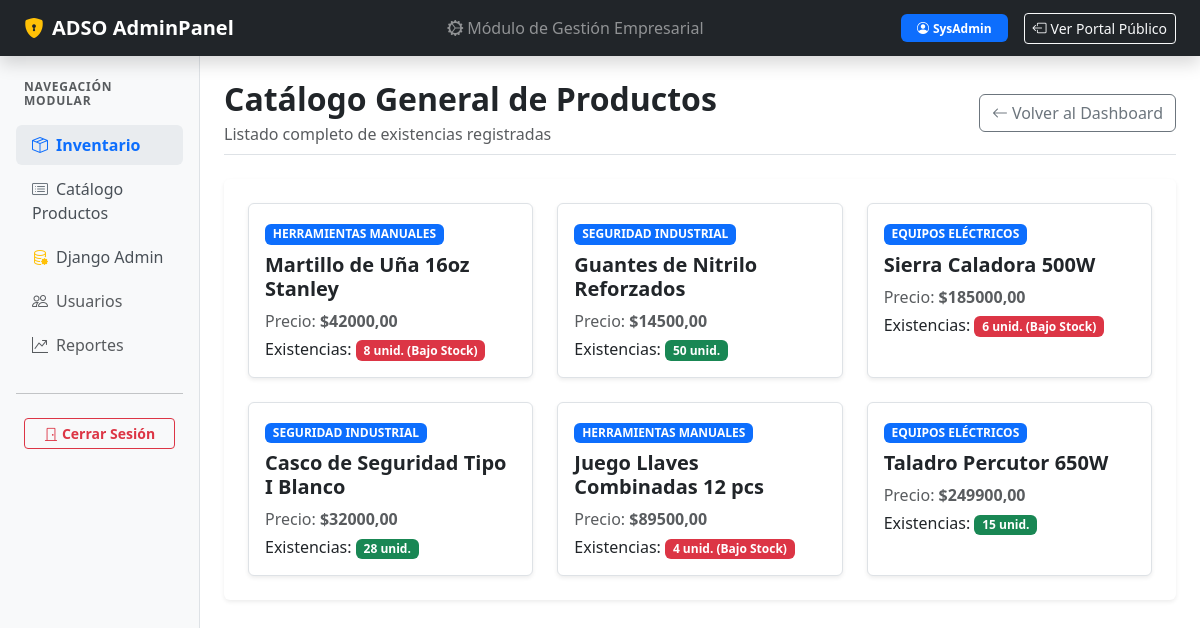
Page /inventario/productos/ on the earlier database version.
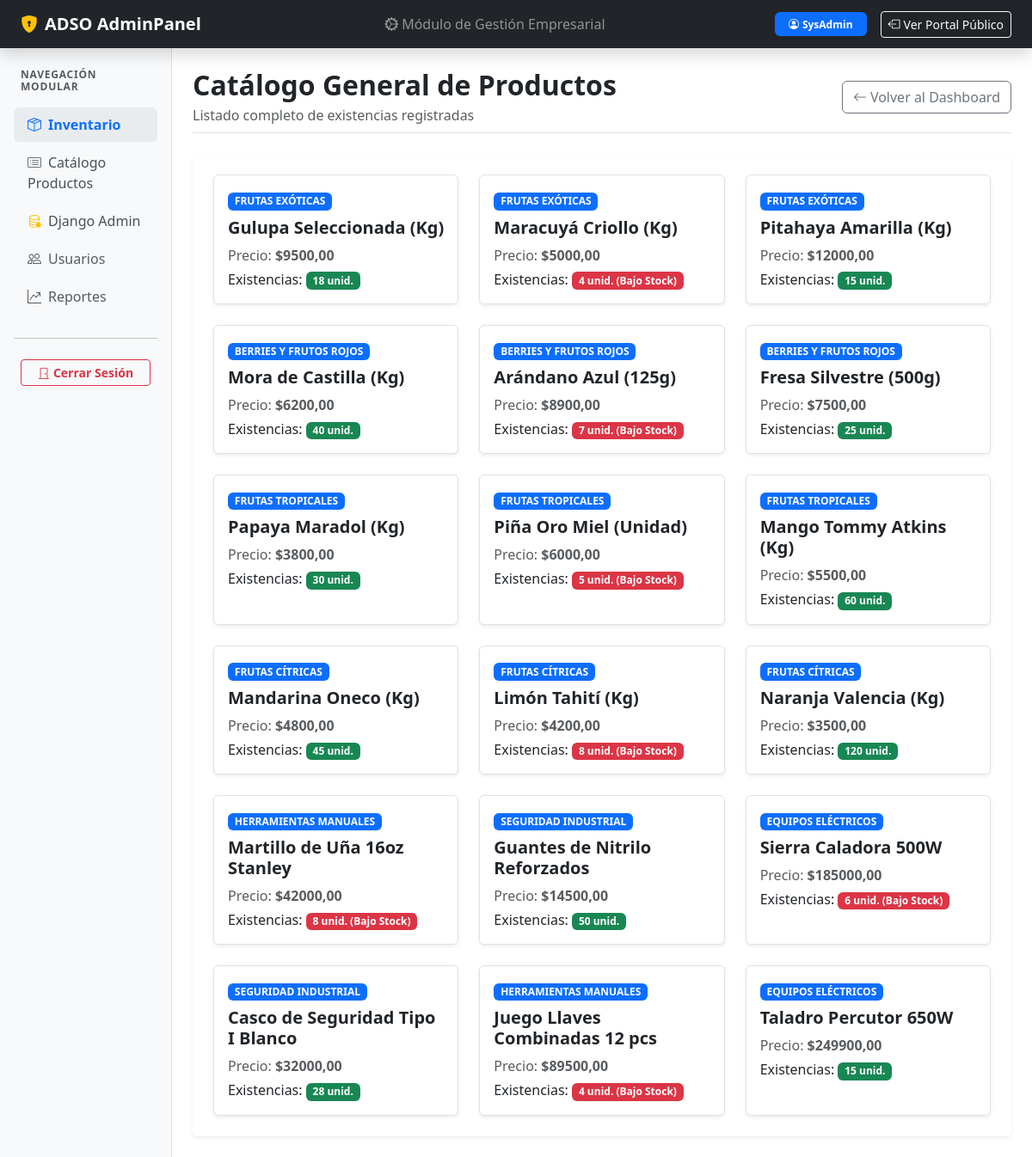
Same page on the later database version.
### inventario/models.py (models this page shows, shortened)
class Producto(models.Model):
    nombre = models.CharField(max_length=150, verbose_name="Nombre del Producto")
    precio = models.DecimalField(max_digits=10, decimal_places=2, verbose_name="Precio Unitario")
    stock = models.IntegerField(default=0, verbose_name="Stock Disponible")
    categoria = models.ForeignKey(
        Categoria,
        on_delete=models.CASCADE,
        related_name='productos',
        verbose_name="Categoría"
    )
    fecha_registro = models.DateTimeField(auto_now_add=True, verbose_name="Fecha de Registro")
    class Meta:
        verbose_name = "Producto"
        verbose_name_plural = "Productos"
        ordering = ['-fecha_registro']

class Categoria(models.Model):
    nombre = models.CharField(max_length=100, unique=True, verbose_name="Nombre de Categoría")
    descripcion = models.TextField(blank=True, null=True, verbose_name="Descripción")
    class Meta:
        verbose_name = "Categoría"
        verbose_name_plural = "Categorías"
        ordering = ['nombre']

### inventario/views.py (the view)
# urls.py: path('productos/', views.lista_productos, name='lista_productos'),
def lista_productos(request):
    try:
        productos = Producto.objects.select_related('categoria').all()
    except Exception:
        productos = []
    contexto = {
        'titulo': 'Catálogo General de Productos',
        'subtitulo': 'Listado completo de existencias registradas',
        'productos': productos,
    }
    return render(request, 'inventario/productos/lista.html', contexto)

### inventario/templates/inventario/productos/lista.html (shortened to what this page needs)
{% extends 'base_admin.html' %}
{% block content %}
<div class="d-flex justify-content-between align-items-center mb-4 pb-2 border-bottom">
    <div>
        <h1 class="h2 fw-bold text-dark mb-1">{{ titulo }}</h1>
        <p class="text-muted mb-0">{{ subtitulo }}</p>
    </div>
    <a href="/inventario/" class="btn btn-outline-secondary">
        <i class="bi bi-arrow-left me-1"></i>Volver al Dashboard
    </a>
</div>
<div class="card shadow-sm border-0">
    <div class="card-body p-4">
        {% if productos %}
        <div class="row row-cols-1 row-cols-md-3 g-4">
            {% for p in productos %}
            <div class="col">
                <div class="card h-100 border shadow-sm">
                    <div class="card-body">
                        <span class="badge bg-primary mb-2">{{ p.categoria.nombre|upper }}</span>
                        <h5 class="card-title fw-bold text-dark">{{ p.nombre|capfirst }}</h5>
                        <p class="card-text text-muted mb-1">Precio: <strong>${{ p.precio|floatformat:2 }}</strong></p>
                        <p class="card-text">
                            Existencias:
                            {% if p.stock < 10 %}
                                <span class="badge bg-danger">{{ p.stock }} unid. (Bajo Stock)</span>
                            {% else %}
                                <span class="badge bg-success">{{ p.stock }} unid.</span>
                            {% endif %}
                        </p>
                    </div>
                </div>
            </div>
            {% endfor %}
        </div>
        {% else %}
        <div class="text-center py-5 text-muted">
            <i class="bi bi-box2 display-4 d-block mb-3 text-secondary"></i>
            <h5>Sin productos registrados</h5>
            <p>Utilice el panel administrativo para registrar nuevos productos con categorías.</p>
        </div>
        {% endif %}
    </div>
</div>
{% endblock content %}

### templates/base_admin.html (shortened to what this page needs)
<!DOCTYPE html>
<html lang="es">
<head>
    <link href="https://cdn.jsdelivr.net/npm/bootstrap@5.3.2/dist/css/bootstrap.min.css" rel="stylesheet">
    <link href="https://cdn.jsdelivr.net/npm/bootstrap-icons@1.11.3/font/bootstrap-icons.min.css" rel="stylesheet">
</head>
<body>
    <nav class="navbar navbar-expand-lg navbar-dark bg-dark sticky-top shadow">
        <div class="container-fluid px-4">
            <a class="navbar-brand fw-bold" href="/inventario/">
                <i class="bi bi-shield-lock-fill text-warning me-2"></i>ADSO AdminPanel
            </a>
            <span class="navbar-text text-white-50 d-none d-md-inline">
                <i class="bi bi-gear-wide-connected me-1"></i>Módulo de Gestión Empresarial
            </span>
            <div class="d-flex align-items-center">
                <span class="badge bg-primary me-3 px-3 py-2">
                    <i class="bi bi-person-circle me-1"></i>SysAdmin
                </span>
                <a href="/" class="btn btn-outline-light btn-sm">
                    <i class="bi bi-box-arrow-left me-1"></i>Ver Portal Público
                </a>
            </div>
        </div>
    </nav>
    <div class="container-fluid">
        <div class="row">
            <nav class="col-md-3 col-lg-2 d-md-block sidebar py-4 px-3">
                <div class="position-sticky">
                    <h6 class="text-uppercase text-muted fw-bold mb-3 px-2" style="font-size: 0.75rem; letter-spacing: 0.05rem;">
                        Navegación Modular
                    </h6>
                    <ul class="nav flex-column">
                        <li class="nav-item">
                            <a class="nav-link active px-3 py-2" href="/inventario/">
                                <i class="bi bi-box-seam me-2 text-primary"></i>Inventario
                            </a>
                        </li>
                        <li class="nav-item">
                            <a class="nav-link px-3 py-2" href="/inventario/productos/">
                                <i class="bi bi-card-list me-2 text-secondary"></i>Catálogo Productos
                            </a>
                        </li>
                        <li class="nav-item">
                            <a class="nav-link px-3 py-2" href="/admin/">
                                <i class="bi bi-database-gear me-2 text-warning"></i>Django Admin
                            </a>
                        </li>
                        <li class="nav-item">
                            <a class="nav-link px-3 py-2 text-muted" href="#" onclick="alert('Módulo de Usuarios en construcción'); return false;">
                                <i class="bi bi-people me-2"></i>Usuarios
                            </a>
                        </li>
                        <li class="nav-item">
                            <a class="nav-link px-3 py-2 text-muted" href="#" onclick="alert('Módulo de Reportes en construcción'); return false;">
                                <i class="bi bi-graph-up-arrow me-2"></i>Reportes
                            </a>
                        </li>
                    </ul>
                    <hr class="my-4">
                    <div class="px-2">
                        <a class="btn btn-sm btn-outline-danger w-100 fw-semibold" href="/">
                            <i class="bi bi-door-closed me-1"></i>Cerrar Sesión
                        </a>
                    </div>
                </div>
            </nav>
            <main class="col-md-9 ms-sm-auto col-lg-10 px-md-4 py-4">
                {% block content %}
                {% endblock content %}
            </main>
        </div>
    </div>
</body>
</html>

### templates/base_admin.html (style rules this page uses)
.sidebar { min-height: calc(100vh - 56px); background-color: #f8f9fa; border-right: 1px solid #dee2e6; }
.sidebar .nav-link { border-radius: 0.375rem; margin-bottom: 0.25rem; color: #495057; font-weight: 500; }
.sidebar .nav-link:hover, .sidebar .nav-link.active { background-color: #e9ecef; color: #0d6efd; font-weight: 600; }

Differences in the rows shown:
added Producto: categoria.nombre "FRUTAS EXÓTICAS", nombre "Gulupa Seleccionada (Kg)", precio "9500,00", stock "18"
added Producto: categoria.nombre "FRUTAS EXÓTICAS", nombre "Maracuyá Criollo (Kg)", precio "5000,00", stock "4"
added Producto: categoria.nombre "FRUTAS EXÓTICAS", nombre "Pitahaya Amarilla (Kg)", precio "12000,00", stock "15"
added Producto: categoria.nombre "BERRIES Y FRUTOS ROJOS", nombre "Mora de Castilla (Kg)", precio "6200,00", stock "40"
added Producto: categoria.nombre "BERRIES Y FRUTOS ROJOS", nombre "Arándano Azul (125g)", precio "8900,00", stock "7"
added Producto: categoria.nombre "BERRIES Y FRUTOS ROJOS", nombre "Fresa Silvestre (500g)", precio "7500,00", stock "25"
added Producto: categoria.nombre "FRUTAS TROPICALES", nombre "Papaya Maradol (Kg)", precio "3800,00", stock "30"
added Producto: categoria.nombre "FRUTAS TROPICALES", nombre "Piña Oro Miel (Unidad)", precio "6000,00", stock "5"
added Producto: categoria.nombre "FRUTAS TROPICALES", nombre "Mango Tommy Atkins (Kg)", precio "5500,00", stock "60"
added Producto: categoria.nombre "FRUTAS CÍTRICAS", nombre "Mandarina Oneco (Kg)", precio "4800,00", stock "45"
added Producto: categoria.nombre "FRUTAS CÍTRICAS", nombre "Limón Tahití (Kg)", precio "4200,00", stock "8"
added Producto: categoria.nombre "FRUTAS CÍTRICAS", nombre "Naranja Valencia (Kg)", precio "3500,00", stock "120"
